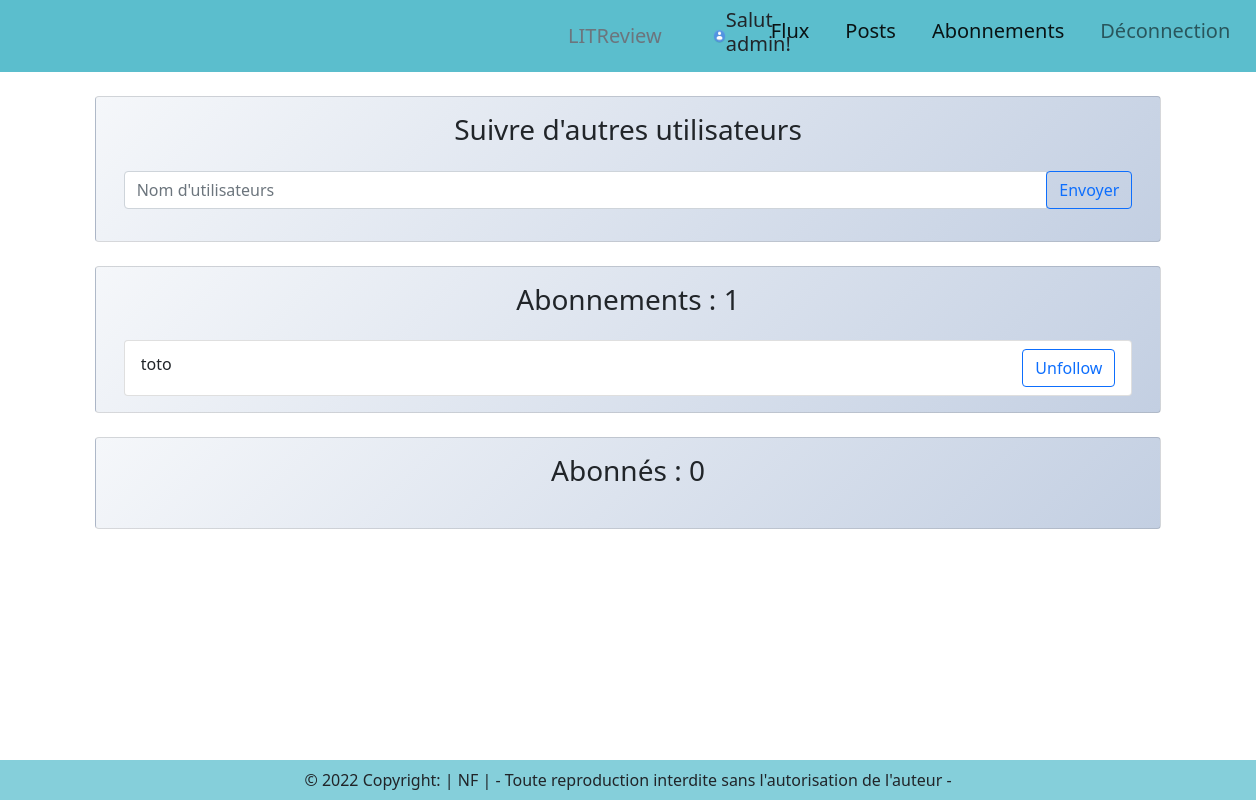
Page /abonnements/ (signed in) on the earlier database version.
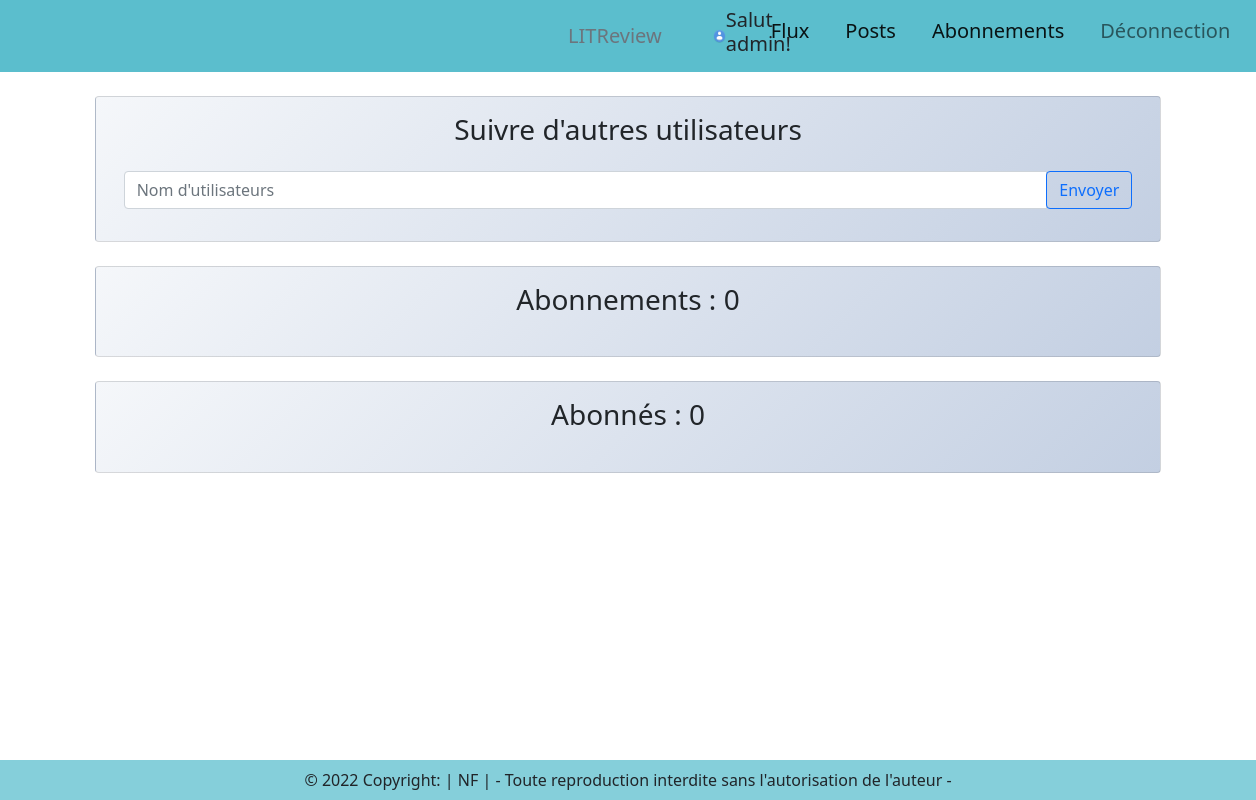
Same page on the later database version.
### authentication/models.py (models this page shows, shortened)
class Profile(models.Model):
    user = models.OneToOneField(User, on_delete=models.CASCADE)
    image = models.ImageField(default='img_default.png', upload_to='profile_img')
    def followings(self):
        user_ids = Relationship.objects.filter(from_user=self.user)\
                                                .values_list('to_user_id', flat=True)
        return User.objects.filter(id__in=user_ids)
    def followers(self):
        user_ids = Relationship.objects.filter(to_user=self.user)\
                                                .values_list('from_user_id', flat=True)
        return User.objects.filter(id__in=user_ids)

class Relationship(models.Model):
    from_user = models.ForeignKey(User, related_name='relationships', on_delete=models.CASCADE)
    to_user = models.ForeignKey(User, related_name='related_to', on_delete=models.CASCADE)
    class Meta:
        indexes = [models.Index(fields=['from_user', 'to_user',]),]

### authentication/views.py (the view, shortened to what this page needs)
# urls.py: path('abonnements/', authentication.views.follow, name='abonnements'),
def follow(request):
    current_user = request.user
    user_serch = request.GET.get("serch")
    user_follows = Relationship.objects.filter(from_user=request.user).order_by('to_user')
    followed_by = Relationship.objects.filter(to_user=request.user).order_by('from_user')
    return render(request, 'authentication/follow_users_form.html', {'user_follows': user_follows,
                                                                     'followed_by': followed_by,})

### templates/authentication/follow_users_form.html (shortened to what this page needs)
{% extends 'base.html' %}
{% block content %}
<div class="row justify-content-around mt-4">
    <div class="col-10 card text-center mb-4">
        <div class="card-body">
          <h3 class="card-title mb-4">Suivre d'autres utilisateurs</h3>
          <form method="get">
            <div class="input-group mb-3">
                <input type="text" class="form-control" placeholder="Nom d'utilisateurs"
                       aria-label="Recipient's username" aria-describedby="basic-addon2" name="serch">
                <div class="input-group-append">
                    <button type="submit" class="btn btn-outline-primary">Envoyer</button>
                </div>
            </div>
            </form>
        </div>
    </div>
    <div class="col-10 card text-center mb-4">
        <div class="card-body">
            <h3 class="card-title mb-4">Abonnements : {{ user.profile.followings.count }}</h3>
            <ul class="list-group">
                {% for follow in user_follows %}
                <li class="list-group-item d-flex justify-content-between align-items-center">
                    <h6>{{ follow.to_user.username }}</h6>
                <a href="{% url 'confirm-unsub' follow.id %}" class="btn btn-outline-primary">Unfollow</a>
                {% endfor %}
            </ul>
        </div>
    </div>
    <div class="col-10 card text-center">
        <div class="card-body">
            <h3 class="card-title mb-4">Abonnés : {{ user.profile.followers.count }}</h3>
        </div>
    </div>
  </div>
{% endblock content %}

### templates/base.html (shortened to what this page needs)
<!doctype html>
{% load static %}
<html lang="fr">
  <head>
    <link rel="stylesheet" href="{% static 'style.css' %}">
    <link href="https://cdn.jsdelivr.net/npm/bootstrap@5.1.3/dist/css/bootstrap.min.css" rel="stylesheet">
  </head>
  <body>
    <nav class="navbar navbar-expand-lg navbar-light">
      <div class="container-fluid" style="margin-left:43%">
        <a class="nav-link disabled">LITReview</a>
        {% if request.user.is_authenticated %}
        <div class="collapse navbar-collapse justify-content-end" id="navbarNav">
          <ul class="navbar-nav">
            <li>
              <div class="d-inline-flex align-items-center" style="margin-left:23%">
                <img src="{{ user.profile.image.url }}" alt="" style="max-width:20%">
                <h5>Salut {{ user.username }}!</h5>
              </div>
            </li>
            <li class="nav-item">
              <a class="nav-link active" aria-current="page" href="{% url 'flux' %}">Flux</a>
            </li>
            <li class="nav-item">
              <a class="nav-link active" aria-current="page" href="{% url 'my-posts' %}">Posts</a>
            </li>
            <li class="nav-item">
              <a class="nav-link active" aria-current="page" href="{% url 'abonnements' %}">Abonnements</a>
            </li>
            <li class="nav-item">
              <a class="nav-link" href="{% url 'logout' %}">Déconnection</a>
            </li>
          </ul>
        </div>
        {% endif %}
      </div>
    </nav>
      {% block content %}{% endblock content %}
    <footer class="text-center text-lg-start mt-4">
      <div class="text-center p-2">
        © 2022 Copyright:
        <a class="text-dark text-decoration-none" href="https://appryll.github.io/Portfolio-NataliaFabiano/">
          | NF | - Toute reproduction interdite sans l'autorisation de l'auteur -</a>
      </div>
    </footer>
  </body>
</html>

### static/style.css (style rules this page uses)
html { scroll-behavior: smooth; }
body { background-color: #f4f9f9; position: relative; padding-bottom: 60px; }
.nav-link { margin-right: 20px; font-size: 16px; font-size: 20px; font-family: revert; }
.navbar { background-color: #17a3b8b4; }
.card { background-image: linear-gradient(135deg, #f5f7fa 0%, #c3cfe2 100%); }
footer { height:40px; width: 100%; background-attachment: scroll; background-color: #5bbecdbd; position: fixed; bottom: 0pt; left: 0pt; position: absolute, }

Differences in the rows shown:
removed Relationship: to_user.username "toto"
Other differences:
{{ user.profile.followings.count }}: "1" → "0"
